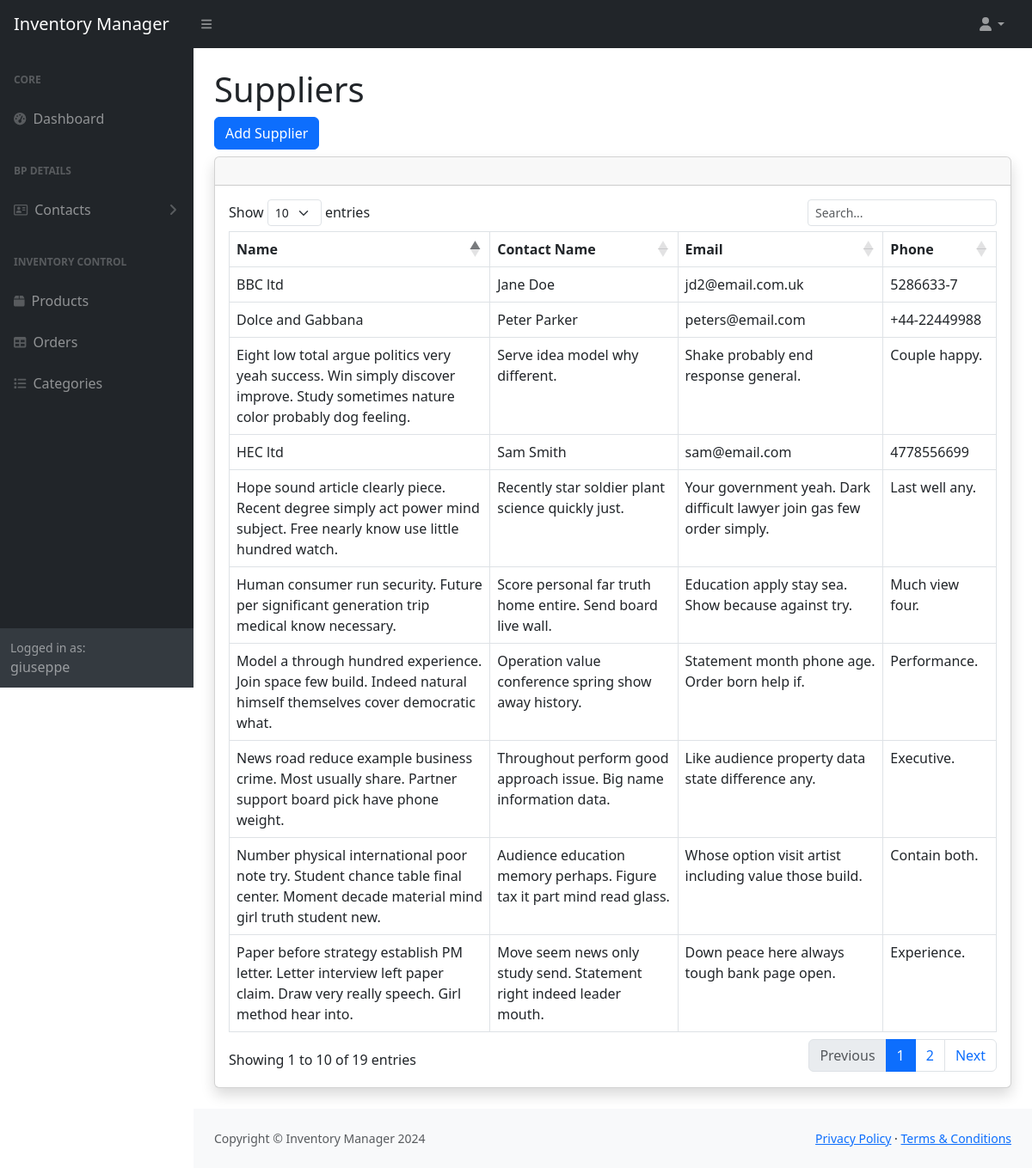
The page /suppliers (signed in) on the database as committed earlier.
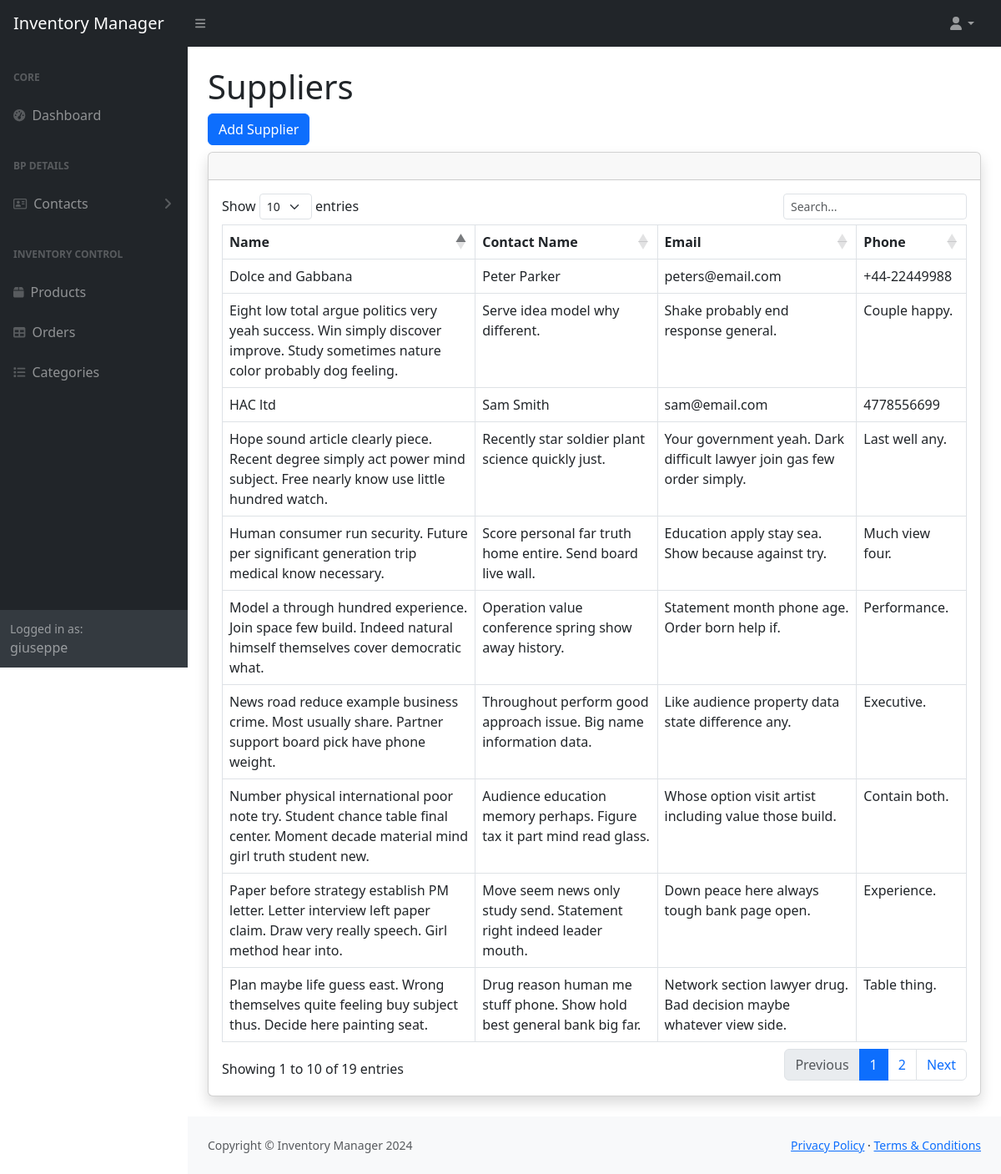
The same page on the database as committed later.
### inventorymanager/models.py (models this page shows, shortened)
class Supplier(models.Model):
    name = models.CharField(max_length=140, null = False)
    contact_name = models.CharField(max_length=75)
    contact_email = models.CharField(max_length=75)
    contact_phone = models.CharField(max_length=15)

### inventorymanager/views.py (the view)
# urls.py: path("suppliers", views.supplier_view, name="suppliers"),
@login_required
def supplier_view(request):
    suppliers = Supplier.objects.all()
    return render(request, 'inventorymanager/suppliers.html', {
            "suppliers": suppliers
        })

### inventorymanager/templates/inventorymanager/suppliers.html (shortened to what this page needs)
{% extends "inventorymanager/layout.html" %}
{% block body %}
<h1 class="mt-4">Suppliers</h1>
<a type="button" class="btn btn-primary mb-2" href="{% url 'create_supplier' %}">Add Supplier</a>
    <div class="card shadow mb-4">
            <div class="card-header py-3">
            </div>
            <div class="card-body">
                <div class="table-responsive">
                    <table id="suppliersTable" class="table table-bordered" data-type="supplier" width="100%" cellspacing="0">
                        <thead>
                            <tr>
                                <th>Name</th>
                                <th>Contact Name</th>
                                <th>Email</th>
                                <th>Phone</th>
                            </tr>
                        </thead>
                        <tbody>
                            {% for supplier in suppliers %}
                            <tr data-id="{{ supplier.id }}">
                                <td>{{ supplier.name}}</td>
                                <td>{{ supplier.contact_name}}</td>
                                <td>{{ supplier.contact_email}}</td>
                                <td>{{ supplier.contact_phone}}</td>
                            </tr>
                            {% endfor %}
                        </tbody>
                    </table>
            </div>
        </div>
</div>
{% endblock body %}

Rows that differ between the two databases and show on the page:
no longer on this page (row edited): Supplier: name "BBC ltd", contact_name "Jane Doe", contact_email "jd2@email.com.uk", contact_phone "5286633-7"
changed Supplier "Sam Smith": name "HEC ltd" → "HAC ltd"
now on this page (row unchanged): Supplier: name "Plan maybe life guess east. Wrong themselves quite feeling buy subject thus. Decide here painting seat.", contact_name "Drug reason human me stuff phone. Show hold best general bank big far.", contact_email "Network section lawyer drug. Bad decision maybe whatever view side.", contact_phone "Table thing."
